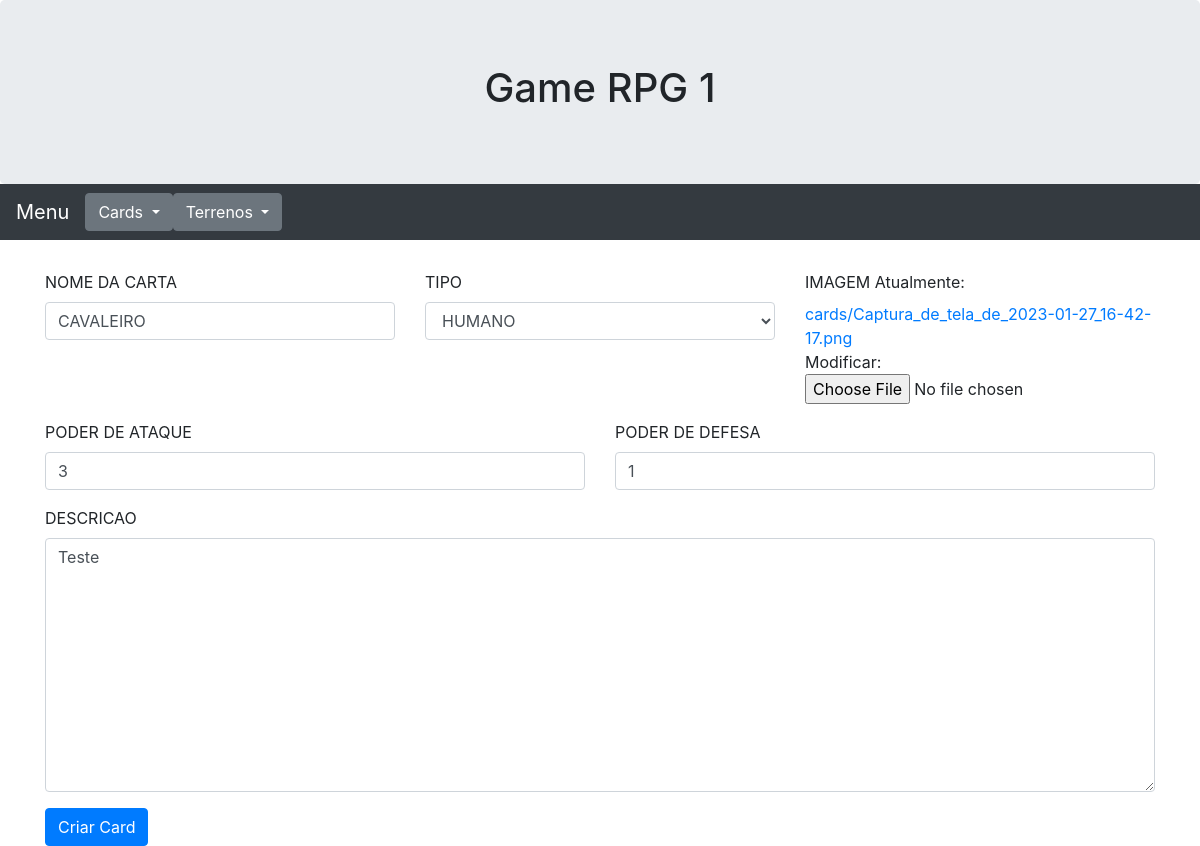
Page /card/1/update/ on the committed database.
### card/models.py (models this page shows)
class Card(models.Model):
    nome = models.CharField(verbose_name='NOME DA CARTA', max_length=100)
    imagem = models.FileField(verbose_name='IMAGEM', upload_to='cards')
    tipo = models.ForeignKey(Tipo, on_delete=models.DO_NOTHING, verbose_name='TIPO')
    descricao = models.TextField(verbose_name='DESCRICAO', max_length=1000)
    ataque = models.IntegerField(verbose_name='PODER DE ATAQUE')
    defesa = models.IntegerField(verbose_name='PODER DE DEFESA')

### card/views.py (the view)
# urls.py: path('card/<int:pk>/update/', updateCard, name="update_card"),
def updateCard(request, pk):
    card = Card.objects.filter(id=pk).first()
    if request.method == 'POST':
        form = AddCardForm(request.POST or None, request.FILES, instance=card)
        if form.is_valid():
            card = form.save(commit=False)
            card.save()
            return redirect(reverse_lazy('add_card'))
    else:
        form = AddCardForm(instance=card)
    return render(request, '02_card/add.html', locals())

### card/forms.py (shortened to what this page needs)
class AddCardForm(ModelForm):
    class Meta:
        model = Card
        widgets = {
            'nome': forms.TextInput(attrs={'class': 'form-control'}),
            'tipo': forms.Select(attrs={'class': 'form-control'}),
            'descricao': forms.Textarea(attrs={'class': 'form-control'}),
            'ataque': forms.TextInput(attrs={'type': 'number', 'class': 'form-control'}),
            'defesa': forms.TextInput(attrs={'type': 'number', 'class': 'form-control'}),
        }
        fields = [
            'nome',
            'imagem',
            'tipo',
            'descricao',
            'ataque',
            'defesa',
        ]

### card/models.py (called while the page is built)
    def __str__(self):
        return self.nome

### www/templates/02_card/add.html (shortened to what this page needs)
{% extends '00_base/base.html' %}
{% block container %}
    <form method="POST" enctype="multipart/form-data">
        <div class="row">
            <div class="col">
                <div class="form-group">
                    <label for="{{ form.nome.id_for_label }}">{{ form.nome.label }}</label>
                    {{ form.nome }}
                </div>
            </div>
            <div class="col">
                <div class="form-group">
                    <label for="{{ form.tipo.id_for_label }}">{{ form.tipo.label }}</label>
                    {{ form.tipo }}
                </div>
            </div>
            <div class="col">
                <div class="form-group">
                    <label for="{{ form.imagem.id_for_label }}">{{ form.imagem.label }}</label>
                    {{ form.imagem }}
                </div>
            </div>
        </div>
        <div class="row">
            <div class="col">
                <div class="form-group">
                    <label for="{{ form.ataque.id_for_label }}">{{ form.ataque.label }}</label>
                    {{ form.ataque }}
                </div>
            </div>
            <div class="col">
                <div class="form-group">
                    <label for="{{ form.defesa.id_for_label }}">{{ form.defesa.label }}</label>
                    {{ form.defesa }}
                </div>
            </div>
        </div>
        <div class="row">
            <div class="col">
                <div class="form-group">
                    <label for="{{ form.descricao.id_for_label }}">{{ form.descricao.label }}</label>
                    {{ form.descricao }}
                </div>
            </div>
        </div>
        <div class="row">
            <div class="col">
                <button type="submit" class="btn btn-primary">Criar Card</button>
            </div>
        </div>
    </form>
{% endblock container %}

### rows in the picture
Card: nome "CAVALEIRO", tipo "HUMANO", ataque "3", defesa "1", descricao "Teste"
